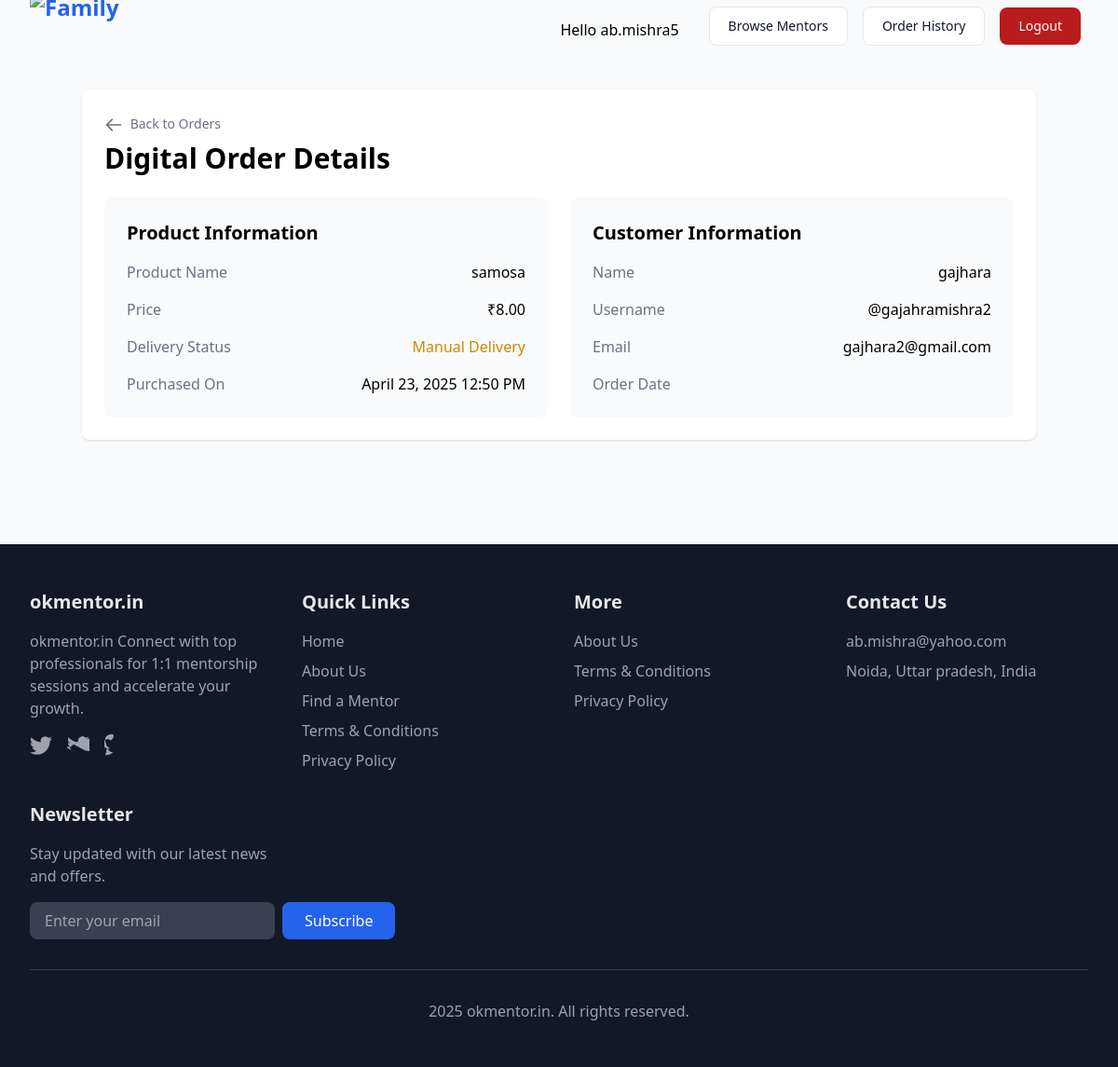
Page /mentor/orders/1/ (signed in) on the committed database.
### marketplace/models.py (models this page shows, shortened)
class DigitalProductOrder(models.Model):
    user = models.ForeignKey(User, on_delete=models.CASCADE, related_name='digital_product_orders')
    product = models.ForeignKey(DigitalProduct, on_delete=models.CASCADE, related_name='orders')
    purchased_at = models.DateTimeField(auto_now_add=True)
    is_delivered = models.BooleanField(default=False)

class DigitalProduct(models.Model):
    mentor = models.ForeignKey(MentorProfile, on_delete=models.CASCADE, related_name='digital_products')
    name = models.CharField(max_length=100)
    description = models.TextField()
    price = models.DecimalField(max_digits=8, decimal_places=2)
    file = models.FileField(upload_to='digital_products/', blank=True, null=True, help_text="Optional: upload a digital file for download.")
    delivery_instructions = models.TextField(blank=True, help_text="Instructions for how the product will be delivered (e.g., email, link, etc.)")
    created_at = models.DateTimeField(auto_now_add=True)

### marketplace/views.py (the view)
# urls.py: path('mentor/orders/<int:order_id>/', views.digital_order_detail, name='digital_order_detail'),
@login_required
def digital_order_detail(request, order_id):
    order = get_object_or_404(DigitalProductOrder, id=order_id)
    return render(request, 'mentor/digital_order_detail.html', {'order': order})

### marketplace/templatetags/marketplace_extras.py (called while the page is built)
@register.filter
def is_mentor(user):
    try:
        return hasattr(user, 'mentorprofile') and user.mentorprofile.is_mentor
    except Exception:
        return False

### templates/mentor/digital_order_detail.html (shortened to what this page needs)
{% extends 'base.html' %}
{% block content %}
<div class="max-w-6xl mx-auto">
    <div class="bg-white rounded-lg shadow p-6 mb-8">
        <div class="flex justify-between items-center mb-6">
            <div>
                <a href="{% url 'mentor_bookings' %}" class="text-sm text-gray-500 hover:text-gray-700">
                    <svg class="w-5 h-5 inline mr-1" fill="none" stroke="currentColor" viewBox="0 0 24 24">
                        <path stroke-linecap="round" stroke-linejoin="round" stroke-width="2" d="M10 19l-7-7m0 0l7-7m-7 7h18" />
                    </svg>
                    Back to Orders
                </a>
                <h1 class="text-3xl font-bold mt-2">Digital Order Details</h1>
            </div>
        </div>
        <div class="grid grid-cols-1 md:grid-cols-2 gap-6">
            <div class="bg-gray-50 p-6 rounded-lg">
                <h3 class="text-xl font-semibold mb-4">Product Information</h3>
                <div class="space-y-4">
                    <div class="flex justify-between">
                        <span class="text-gray-500">Product Name</span>
                        <span class="font-medium">{{ order.product.name }}</span>
                    </div>
                    <div class="flex justify-between">
                        <span class="text-gray-500">Price</span>
                        <span class="font-medium">₹{{ order.product.price }}</span>
                    </div>
                    <div class="flex justify-between">
                        <span class="text-gray-500">Delivery Status</span>
                        <span class="font-medium {% if order.product.file %}text-green-600{% else %}text-yellow-600{% endif %}">
                            {% if order.product.file %}Downloadable{% else %}Manual Delivery{% endif %}
                        </span>
                    </div>
                    <div class="flex justify-between">
                        <span class="text-gray-500">Purchased On</span>
                        <span class="font-medium">{{ order.purchased_at|date:"F j, Y g:i A" }}</span>
                    </div>
                </div>
            </div>
            <div class="bg-gray-50 p-6 rounded-lg">
                <h3 class="text-xl font-semibold mb-4">Customer Information</h3>
                <div class="space-y-4">
                    <div class="flex justify-between">
                        <span class="text-gray-500">Name</span>
                        <span class="font-medium">{{ order.user.get_full_name }}</span>
                    </div>
                    <div class="flex justify-between">
                        <span class="text-gray-500">Username</span>
                        <span class="font-medium">@{{ order.user.username }}</span>
                    </div>
                    <div class="flex justify-between">
                        <span class="text-gray-500">Email</span>
                        <span class="font-medium">{{ order.user.email }}</span>
                    </div>
                    <div class="flex justify-between">
                        <span class="text-gray-500">Order Date</span>
                    </div>
                </div>
            </div>
        </div>
    </div>
</div>
{% endblock %}

### templates/base.html (shortened to what this page needs)
{% load marketplace_extras %}
<!DOCTYPE html>
<html lang="en">
<head>
    <script src="https://cdn.tailwindcss.com"></script>
</head>
<body class="bg-gray-50 min-h-screen flex flex-col">
    <nav class=" sticky top-0 z-50">
      <div class="max-w-7xl mx-auto px-4 sm:px-6 lg:px-8">
        <div class="flex justify-between h-16 items-center">
          <div class="flex-shrink-0 flex items-center">
            <a href="/" class="text-2xl font-extrabold text-blue-600">
              <img src="https://iili.io/3XFNMXe.md.png" alt="Family" class="w-30 h-20">
            </a>
          </div>
          <div class="hidden md:flex md:items-center md:space-x-4">
            <span class="ml-4 mr-4">Hello {{ user.username }}</span>
            <a href="{% url 'mentor_list' %}" class="py-2.5 px-5 me-2 mb-2 text-sm font-medium text-gray-900 focus:outline-none bg-white rounded-lg border border-gray-200 hover:bg-gray-100 hover:text-blue-700 focus:z-10 focus:ring-4 focus:ring-gray-100 dark:focus:ring-gray-700 dark:bg-gray-800 dark:text-gray-400 dark:border-gray-600 dark:hover:text-white dark:hover:bg-gray-700">Browse Mentors</a>
            {% if user.is_authenticated %}
              <a href="{% url 'user_order_history' %}" class="py-2.5 px-5 me-2 mb-2 text-sm font-medium text-gray-900 focus:outline-none bg-white rounded-lg border border-gray-200 hover:bg-gray-100 hover:text-blue-700 focus:z-10 focus:ring-4 focus:ring-gray-100 dark:focus:ring-gray-700 dark:bg-gray-800 dark:text-gray-400 dark:border-gray-600 dark:hover:text-white dark:hover:bg-gray-700">Order History</a>
              <form method="post" action="{% url 'logout' %}" style="display:inline;">
                <button type="submit" class="focus:outline-none text-white bg-red-700 hover:bg-red-800 focus:ring-4 focus:ring-red-300 font-medium rounded-lg text-sm px-5 py-2.5 me-2 mb-2 dark:bg-red-600 dark:hover:bg-red-700 dark:focus:ring-red-900">Logout</button>
              </form>
            {% endif %}
          </div>
        </div>
      </div>
    </nav>
    <main class="flex-1 container mx-auto py-8">
        {% block content %}{% endblock %}
    </main>
<footer class="bg-gray-900 text-gray-200 mt-12">
    <div class="max-w-7xl mx-auto px-4 sm:px-6 lg:px-8 py-12">
        <div class="grid grid-cols-1 md:grid-cols-4 gap-8">
            <div>
                <h3 class="text-xl font-bold mb-4">okmentor.in</h3>
                <p class="text-gray-400 mb-4">okmentor.in  Connect with top professionals for 1:1 mentorship sessions and accelerate your growth.</p>
                <div class="flex space-x-4">
                    <a href="#" class="text-gray-400 hover:text-white">
                    </a>
                    <a href="#" class="text-gray-400 hover:text-white">
                    </a>
                    <a href="#" class="text-gray-400 hover:text-white">
                    </a>
                </div>
            </div>
            <div>
                <h3 class="text-xl font-bold mb-4">Quick Links</h3>
                <ul class="space-y-2">
                    <li><a href="{% url 'home' %}" class="text-gray-400 hover:text-white transition">Home</a></li>
                    <li><a href="{% url 'about' %}" class="text-gray-400 hover:text-white transition">About Us</a></li>
                    <li><a href="{% url 'mentor_list' %}" class="text-gray-400 hover:text-white transition">Find a Mentor</a></li>
                    <li><a href="{% url 'terms' %}" class="text-gray-400 hover:text-white transition">Terms & Conditions</a></li>
                    <li><a href="{% url 'privacy' %}" class="text-gray-400 hover:text-white transition">Privacy Policy</a></li>
                </ul>
            </div>
            <div>
                <h3 class="text-xl font-bold mb-4">More</h3>
                <ul class="space-y-2">
                    <li><a href="{% url 'about' %}" class="text-gray-400 hover:text-white transition">About Us</a></li>
                    <li><a href="{% url 'terms' %}" class="text-gray-400 hover:text-white transition">Terms & Conditions</a></li>
                    <li><a href="{% url 'privacy' %}" class="text-gray-400 hover:text-white transition">Privacy Policy</a></li>
                </ul>
            </div>
            <div>
                <h3 class="text-xl font-bold mb-4">Contact Us</h3>
                <ul class="space-y-2">
                    <li><a href="mailto:ab.mishra@yahoo.com" class="text-gray-400 hover:text-white transition">ab.mishra@yahoo.com</a></li>
                   <li><a href="#" class="text-gray-400 hover:text-white transition">Noida, Uttar pradesh,  India</a></li>
                </ul>
            </div>
            <div>
                <h3 class="text-xl font-bold mb-4">Newsletter</h3>
                <p class="text-gray-400 mb-4">Stay updated with our latest news and offers.</p>
                <form class="flex flex-col sm:flex-row gap-2">
                    <input type="email" placeholder="Enter your email" class="flex-1 px-4 py-2 rounded-lg bg-gray-700 text-white focus:outline-none focus:ring-2 focus:ring-blue-500">
                    <button type="submit" class="px-6 py-2 bg-blue-600 text-white rounded-lg hover:bg-blue-700 transition">Subscribe</button>
                </form>
            </div>
        </div>
        <div class="border-t border-gray-700 mt-8 pt-8 text-center">
            <p class="text-gray-400"> 2025 okmentor.in. All rights reserved.</p>
        </div>
    </div>
</footer>
</body>
</html>

### rows in the picture
DigitalProductOrder: product.name "samosa", product.price "8.00", purchased_at "April 23, 2025 12:50 PM", user.get_full_name "gajhara", user.username "gajahramishra2", user.email "gajhara2@gmail.com"

### other values in the picture
{{ user.username }} "ab.mishra5"
